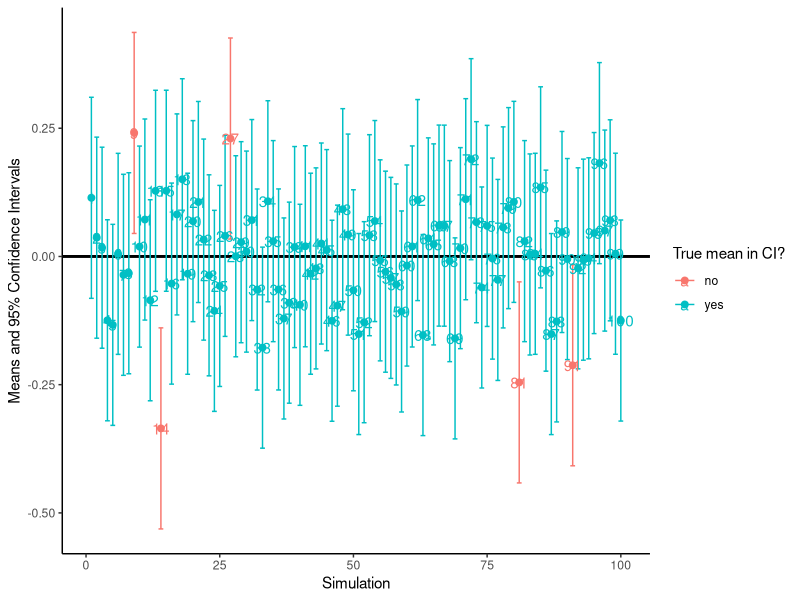

Reproduce this figure in R.

#function simulating n means, biases, standard errors and CI's out of standard normal distirbution with 100 observations
simneyman <- function(n, metrics){
  metrics <- c('Mean', 'Bias', 'Se', 'Upper', "Lower") #define metrics
  mat <- data.frame(matrix(NA, 0, length(metrics))) #create storage for output
  
  #actual simulation
  for(i in 1:n){
    sam <-rnorm(100, 0, 1)
    M <- mean(sam)
    bias <- M
    se <- 1/sqrt(100)
    ub <- M+1.96*se
    lb <- M-1.96*se
    vals <- c(M, bias, se, ub, lb)
    mat <- rbind(mat,vals)
  }
  
  colnames(mat) <- metrics #set names
  return(mat) #return the results
}

set.seed(6164900) #set seed for reproducibility
results <- simneyman(100) #simulate 100 times

#load necessary packages
packages <- c('tidyr', 'plyr', 'dplyr', 'magrittr', 'ggplot2')
lapply(packages, library, character = T)

results %$% sum(Upper < 0 | Lower > 0) #5 occurences where either upperlimit < 0 or Lower limit > 0
results <- results %>% 
  mutate(`True mean in CI?` = ifelse(test = (Upper < 0 | Lower > 0), yes = 'no', no = 'yes')) #if out of bounds, give 1, otherwise 0

#plot the data using geom_point() and geom_errorbar()
ggplot(results, aes(y=Mean, x=1:100, colour = `True mean in CI?`)) + 
  geom_hline(aes(yintercept = 0), color = "black", size = 1) + 
  geom_point(size = 2) +
  geom_errorbar(aes(ymax = Upper, ymin = Lower)) + 
  geom_text(label = row.names(results))+
  xlab("Simulation") +
  ylab("Means and 95% Confidence Intervals") +
  theme_classic()
 